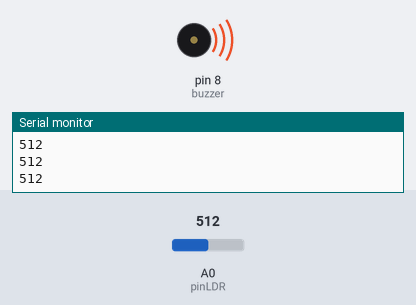
Bench run of a sketch on a simulated Arduino Uno, built with avr-gcc and run on an emulated ATmega328P. Shown: buzzer (waves = sounding, pin HIGH), the last lines printed to the serial monitor. Inputs (shaded band) come from the test bench; at power-on: A0 (pinLDR) = 512.

Above: at 1.25 s.
1.3 s: A0 (pinLDR) set to 790
4.3 s: A0 (pinLDR) set to 808
At 5.4 s:
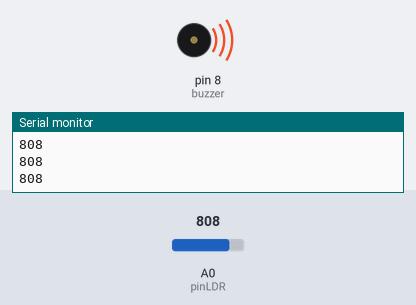
5.8 s: A0 (pinLDR) set to 716
At 6.05 s:
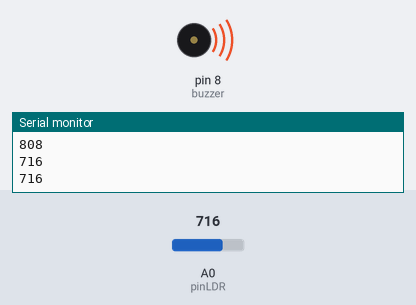
8.8 s: A0 (pinLDR) set to 810
At 10.0 s:
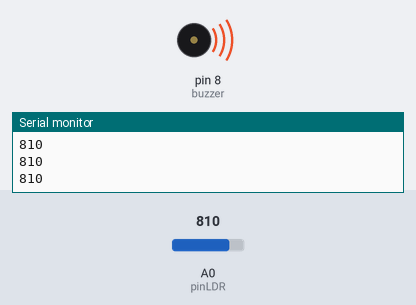
Timing chart, 0 to 11.3 s (numbered marks = the images above; inputs shaded):
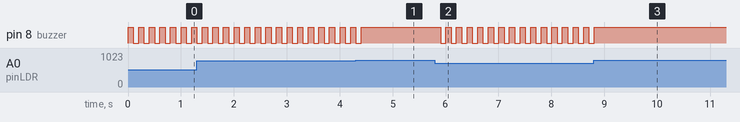

Measured:
- the behaviour switches between 800 and 801 on A0 (pinLDR) (found by bisection; images 0 and 1)
- after the input at 4.3 s, pin 8 (buzzer): goes on until 4.4 s, then stays HIGH
- after the input at 5.8 s, pin 8 (buzzer): alternates HIGH for 0.10 s and LOW for 0.10 s, starting after 0.11 s
- after the input at 8.8 s, pin 8 (buzzer): goes on until 8.8 s, then stays HIGH
- by itself, pin 8 (buzzer): alternates HIGH for 0.10 s and LOW for 0.10 s

The sketch:

Codigo_Prototipo.ino
```cpp
#define pinLDR A0
#define buzzer 8

int valorLDR;
int valorLimiteLDR = 800;

void acionarAlarme(bool ligar)
{
  if (ligar) // ligar som alarme
  {
    digitalWrite(buzzer, HIGH);
    delay(100);
    digitalWrite(buzzer, LOW);
    delay(100);

  }
  else // desligar o alarme
  {
    // Ao colocar em estado LOW o buzzer emite um som
    // constante como na funcao SETUP(). Dai, em HIGH não é emitido som.
    digitalWrite(buzzer, HIGH);

  }

}

void vigiar(int valorLDR)
{

  if (valorLDR > valorLimiteLDR) // recebe luz do laser
  {
    acionarAlarme(false);

  } else { // cortou a luz do laser

    acionarAlarme(true);

  }

}

void setup() {

  pinMode(buzzer, OUTPUT);
  Serial.begin(9600);

}

void loop() {
  valorLDR = analogRead(A0);
  Serial.println(valorLDR);

  vigiar(valorLDR);

}
```
